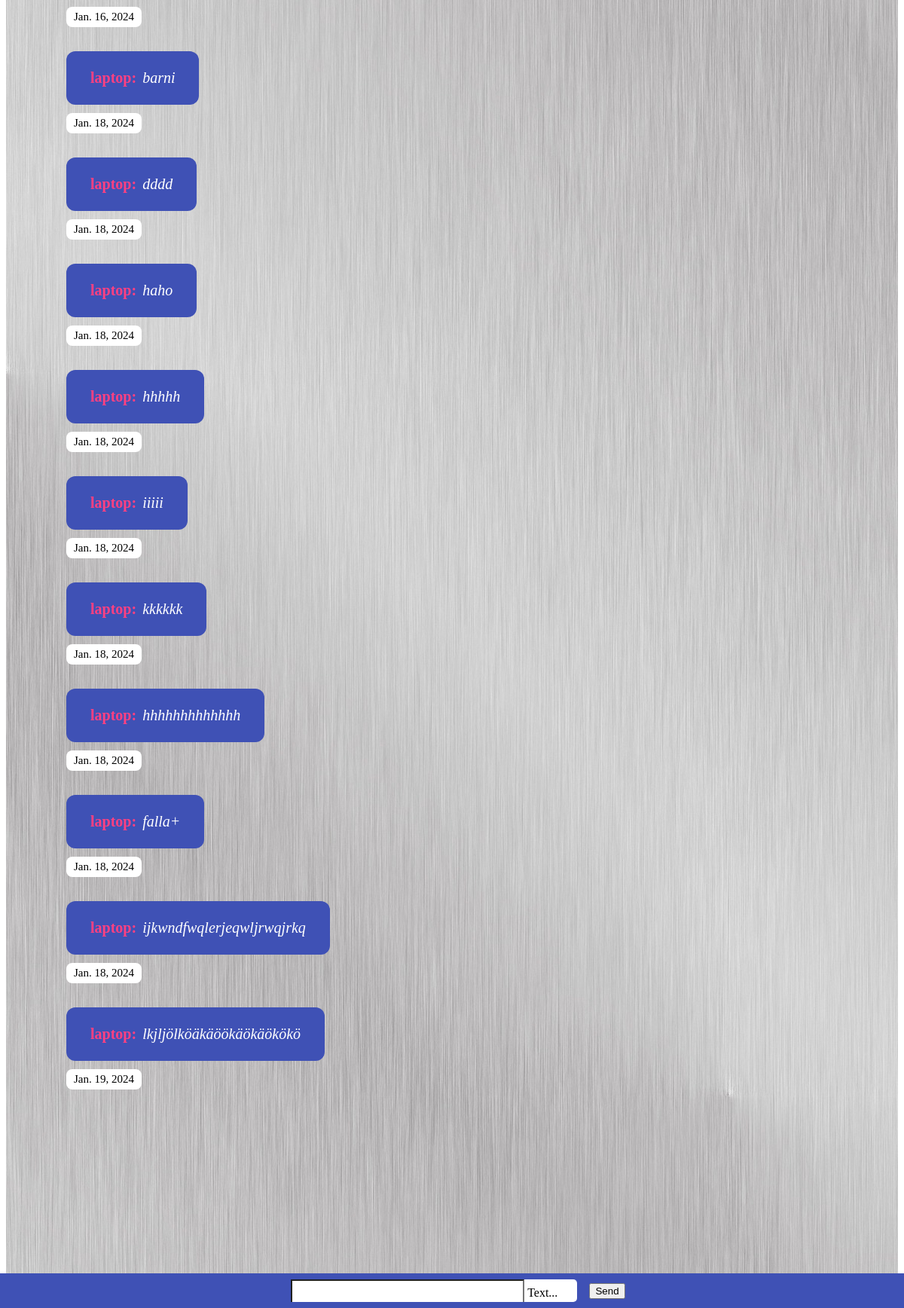
/chat/ (signed in, lower part), run on an earlier commit of the app's database.
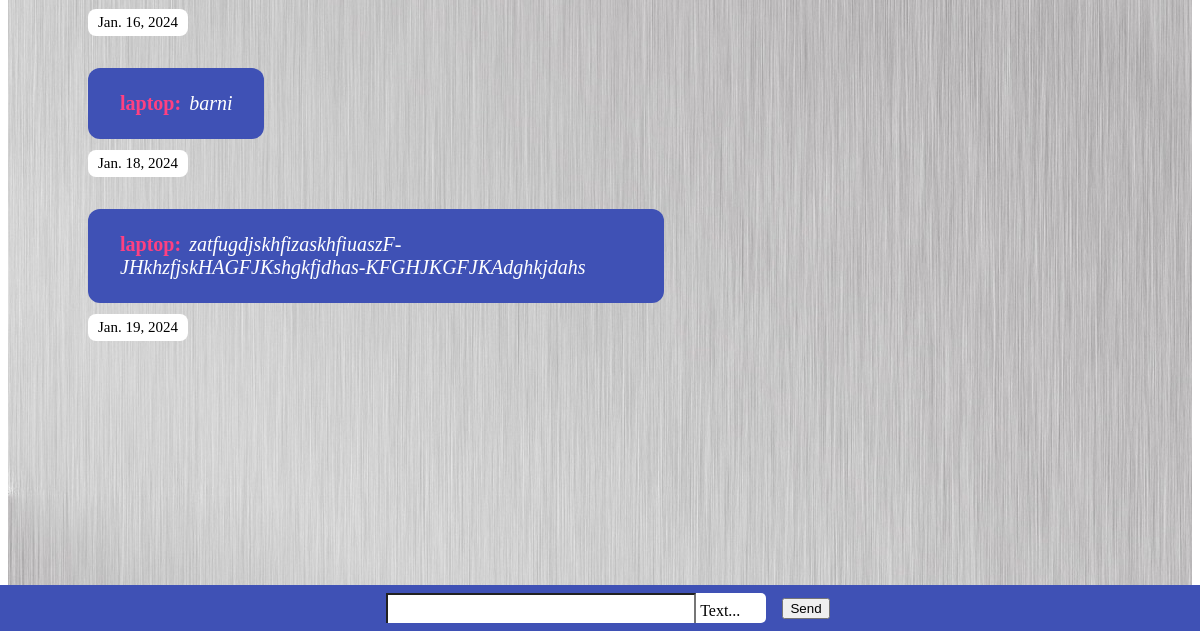
And on a later commit of the database.
### chat/models.py (models this page shows)
class Message(models.Model):
    text = models.CharField(max_length=500)
    created_at = models.DateField(default = date.today)
    chat = models.ForeignKey(Chat, on_delete=models.CASCADE, related_name='chat_message_set', default=None, blank=True, null=True)
    author = models.ForeignKey(settings.AUTH_USER_MODEL, on_delete=models.CASCADE, related_name='author_message_set')
    receiver = models.ForeignKey(settings.AUTH_USER_MODEL, on_delete=models.CASCADE, related_name='receiver_message_set')

### chat/views.py (the view, shortened to what this page needs)
# urls.py: path('chat/', index, name='index'),
@login_required(login_url = '/login/')
def index(request):
   myChat = Chat.objects.get(id=1)
   chatMessages = Message.objects.filter(chat__id=1)
   return render(request, 'chat/index.html', {'messages': chatMessages})

### chat/templates/chat/index.html (shortened to what this page needs)
{% extends "base.html" %}
{% block content %}
{% if request.user.is_authenticated %}
<div class="message-container" id="messageContainer">
{% for message in messages %}
          {% if message.author == request.user %}
          <div class="wrapper-maim-user">
            <div class="main-user">
                <span> <b class="color-red">{{ message.author }}:</b><i class="text-main">{{ message.text }}</i></span>
                <span class="main-user-time">{{ message.created_at }}</span>
            </div>
          </div>
{% endif %}
  {% endfor %}
</div>
<div class="form-container">
     <form onsubmit="sendMessage() ; return false;"   method="post">
         <div class="form-content" >
       <div class="mdl-textfield mdl-textfield-width mdl-js-textfield mdl-textfield--floating-label mdl-bg">
          <input class="mdl-textfield__input mdl-textfield__input-style" name="textmessage" type="text" id="messageField" />
          <label class="mdl-textfield__label" for="messageField">Text...</label>
       </div>
       <div class="send-btn">
         <button  class="mdl-button mdl-js-button mdl-button--raised mdl-js-ripple-effect mdl-button--accent">Send</button>
       </div>
          </div>
     </form>
</div>
{% else %}
  <h1>Nicht eigeloggt</h1>
  <p>Du bist aktuell nicht eingelogt, <br>
  bitte <a href="/login/">hier</a> einlogen.</p>
{% endif %}
{% endblock %}

### templates/base.html (shortened to what this page needs)
<!DOCTYPE html>
<html lang="en">
  <head>
    {% load static %}
    <link rel="stylesheet" href="https://code.getmdl.io/1.3.0/material.indigo-pink.min.css" />
    <link rel="stylesheet" href="{% static 'css/style.css' %}" />
  </head>
 <body>
   <div class="mdl-layout mdl-js-layout mdl-layout--fixed-header">
      <main id="main" class="mdl-layout__content">
        <div id="pc" class="page-content">
          {% block content %}
          {% endblock %}
        </div>
      </main>
    </div>
  </body>
</html>

### static/css/style.css (style rules this page uses)
html { scroll-behavior: smooth; }
i { margin-top: 21px; }
.color-red { color: rgb(255, 64, 129); margin-right: 8px; }
.message-container { max-width: 100%; display: flex; flex-direction: column; }
.wrapper-maim-user { width: 100%; display: flex; justify-content: flex-start; margin-bottom: 70px; }
.main-user, .other-user { width: fit-content; max-width: 50%; position: relative; background-color: chartreuse; background-color: rgb(63, 81, 181); padding: 24px 32px; border-radius: 12px; font-size: 20px; display: flex; }
.text-main { color: white; }
.main-user-time { position: absolute; width: auto; bottom: -38px; left: 0; padding: 5px 10px; background-color: white; border-radius: 8px; font-size: 15px; }
.form-container { width: 100%; background-color: white; background-color: rgb(63, 81, 181); padding: 8px; display: flex; justify-content: center; position: fixed; bottom: 0; left: 0; right: 0; }
.form-content { display: flex; align-items: center; justify-content: center; }
.mdl-textfield__input-style { font-size: 22px; border-bottom: none; padding-left: 16px; }
.mdl-textfield-width { width: 380px; }
.send-btn { margin-left: 16px; }
.mdl-layout__content { background-image: url('/static/img/alu.jpg'); padding: 80px; padding-bottom: 250PX; }
.mdl-bg { border-radius: 5px; background-color: white; }

What changed in the data, as far as the page shows it:
removed Message: author "laptop", text "dddd", created_at "Jan. 18, 2024"
removed Message: author "laptop", text "haho", created_at "Jan. 18, 2024"
removed Message: author "laptop", text "hhhhh", created_at "Jan. 18, 2024"
removed Message: author "laptop", text "iiiii", created_at "Jan. 18, 2024"
removed Message: author "laptop", text "kkkkkk", created_at "Jan. 18, 2024"
removed Message: author "laptop", text "hhhhhhhhhhhhh", created_at "Jan. 18, 2024"
removed Message: author "laptop", text "falla+", created_at "Jan. 18, 2024"
removed Message: author "laptop", text "ijkwndfwqlerjeqwljrwqjrkq", created_at "Jan. 18, 2024"
removed Message: author "laptop", text "lkjljölköäkäöökäökäökökö", created_at "Jan. 19, 2024"
added Message: author "laptop", text "zatfugdjskhfizaskhfiuaszF-JHkhzfjskHAGFJKshgkfjdhas-KFGHJKGFJKAdghkjdahs", created_at "Jan. 19, 2024"
